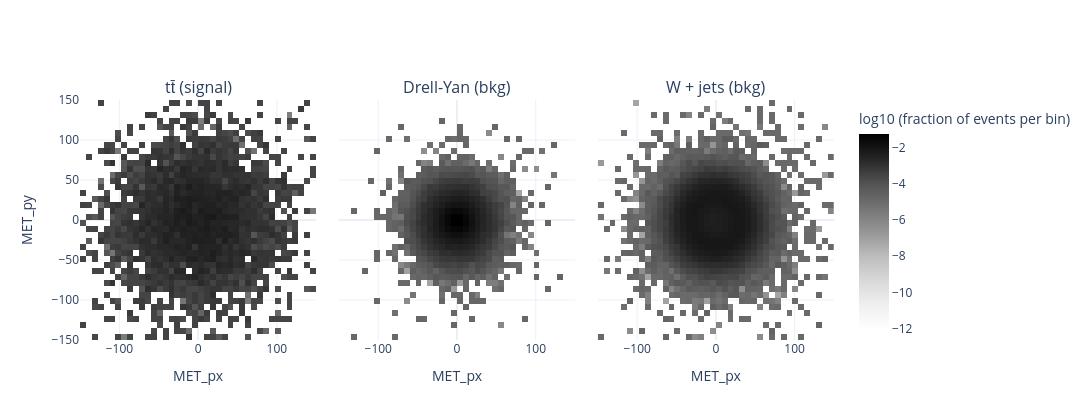

The cell this chart's notebook holds for it:
### Code cell
edges = np.linspace(-150, 150, 41)
centers = (edges[:-1] + edges[1:]) / 2
titles = [label.replace(r'$t\overline{t}$', 'tt\u0304').replace('$W$', 'W') for _, label, _ in samples]

dens = []
for d, _, _ in samples:
    contagem, _, _ = np.histogram2d(d['MET_px'], d['MET_py'], bins=[edges, edges], weights=d['EventWeight'])
    dens.append(contagem / contagem.sum())

zmax = max(np.log10(m[m > 0]).max() for m in dens)
zmin = min(np.log10(m[m > 0]).min() for m in dens)

fig = make_subplots(rows=1, cols=3, subplot_titles=titles, shared_yaxes=True, horizontal_spacing=0.03)

for col, m in enumerate(dens, start=1):
    z = np.where(m > 0, np.log10(np.where(m > 0, m, 1)), np.nan)
    fig.add_trace(
        go.Heatmap(
            x=centers, y=centers, z=z.T, zmin=zmin, zmax=zmax, colorscale='Greys',
            showscale=(col == 3), colorbar=dict(title='log10 (fraction of events per bin)'),
            hovertemplate='MET_px: %{x:.0f}<br>MET_py: %{y:.0f}<br>log10 fraction: %{z:.2f}<extra></extra>',
        ),
        row=1, col=col,
    )
    fig.update_xaxes(title_text='MET_px', tickvals=[-100, 0, 100], row=1, col=col)

fig.update_yaxes(title_text='MET_py', row=1, col=1)
fig.update_layout(width=1150, height=420)
fig.show()

### Figure 1 — Plotly figure (JSON) as saved in the notebook; plotly's stock layout.template omitted (floating-point values rounded to 4 significant figures; data arrays with more than 128 entries replaced by an {"elided": "..."} marker saying what was removed)
{"data": [{"colorbar": {"title": {"text": "log10 (fraction of events per bin)"}}, "colorscale": [[0.0, "rgb(255,255,255)"], [0.125, "rgb(240,240,240)"], [0.25, "rgb(217,217,217)"], [0.375, "rgb(189,189,189)"], [0.5, "rgb(150,150,150)"], [0.625, "rgb(115,115,115)"], [0.75, "rgb(82,82,82)"], [0.875, "rgb(37,37,37)"], [1.0, "rgb(0,0,0)"]], "hovertemplate": "MET_px: %{x:.0f}<br>MET_py: %{y:.0f}<br>log10 fraction: %{z:.2f}<extra></extra>", "showscale": false, "type": "heatmap", "x": [-146.2, -138.8, -131.2, -123.8, -116.2, -108.8, -101.2, -93.75, -86.25, -78.75, -71.25, -63.75, -56.25, -48.75, -41.25, -33.75, -26.25, -18.75, -11.25, -3.75, 3.75, 11.25, 18.75, 26.25, 33.75, 41.25, 48.75, 56.25, 63.75, 71.25, 78.75, 86.25, 93.75, 101.2, 108.8, 116.2, 123.8, 131.2, 138.8, 146.2], "xaxis": "x", "y": [-146.2, -138.8, -131.2, -123.8, -116.2, -108.8, -101.2, -93.75, -86.25, -78.75, -71.25, -63.75, -56.25, -48.75, -41.25, -33.75, -26.25, -18.75, -11.25, -3.75, 3.75, 11.25, 18.75, 26.25, 33.75, 41.25, 48.75, 56.25, 63.75, 71.25, 78.75, 86.25, 93.75, 101.2, 108.8, 116.2, 123.8, 131.2, 138.8, 146.2], "yaxis": "y", "z": {"elided": "40x40 float values"}, "zmax": -1.247, "zmin": -12.08}, {"colorbar": {"title": {"text": "log10 (fraction of events per bin)"}}, "colorscale": [[0.0, "rgb(255,255,255)"], [0.125, "rgb(240,240,240)"], [0.25, "rgb(217,217,217)"], [0.375, "rgb(189,189,189)"], [0.5, "rgb(150,150,150)"], [0.625, "rgb(115,115,115)"], [0.75, "rgb(82,82,82)"], [0.875, "rgb(37,37,37)"], [1.0, "rgb(0,0,0)"]], "hovertemplate": "MET_px: %{x:.0f}<br>MET_py: %{y:.0f}<br>log10 fraction: %{z:.2f}<extra></extra>", "showscale": false, "type": "heatmap", "x": [-146.2, -138.8, -131.2, -123.8, -116.2, -108.8, -101.2, -93.75, -86.25, -78.75, -71.25, -63.75, -56.25, -48.75, -41.25, -33.75, -26.25, -18.75, -11.25, -3.75, 3.75, 11.25, 18.75, 26.25, 33.75, 41.25, 48.75, 56.25, 63.75, 71.25, 78.75, 86.25, 93.75, 101.2, 108.8, 116.2, 123.8, 131.2, 138.8, 146.2], "xaxis": "x2", "y": [-146.2, -138.8, -131.2, -123.8, -116.2, -108.8, -101.2, -93.75, -86.25, -78.75, -71.25, -63.75, -56.25, -48.75, -41.25, -33.75, -26.25, -18.75, -11.25, -3.75, 3.75, 11.25, 18.75, 26.25, 33.75, 41.25, 48.75, 56.25, 63.75, 71.25, 78.75, 86.25, 93.75, 101.2, 108.8, 116.2, 123.8, 131.2, 138.8, 146.2], "yaxis": "y2", "z": {"elided": "40x40 float values"}, "zmax": -1.247, "zmin": -12.08}, {"colorbar": {"title": {"text": "log10 (fraction of events per bin)"}}, "colorscale": [[0.0, "rgb(255,255,255)"], [0.125, "rgb(240,240,240)"], [0.25, "rgb(217,217,217)"], [0.375, "rgb(189,189,189)"], [0.5, "rgb(150,150,150)"], [0.625, "rgb(115,115,115)"], [0.75, "rgb(82,82,82)"], [0.875, "rgb(37,37,37)"], [1.0, "rgb(0,0,0)"]], "hovertemplate": "MET_px: %{x:.0f}<br>MET_py: %{y:.0f}<br>log10 fraction: %{z:.2f}<extra></extra>", "showscale": true, "type": "heatmap", "x": [-146.2, -138.8, -131.2, -123.8, -116.2, -108.8, -101.2, -93.75, -86.25, -78.75, -71.25, -63.75, -56.25, -48.75, -41.25, -33.75, -26.25, -18.75, -11.25, -3.75, 3.75, 11.25, 18.75, 26.25, 33.75, 41.25, 48.75, 56.25, 63.75, 71.25, 78.75, 86.25, 93.75, 101.2, 108.8, 116.2, 123.8, 131.2, 138.8, 146.2], "xaxis": "x3", "y": [-146.2, -138.8, -131.2, -123.8, -116.2, -108.8, -101.2, -93.75, -86.25, -78.75, -71.25, -63.75, -56.25, -48.75, -41.25, -33.75, -26.25, -18.75, -11.25, -3.75, 3.75, 11.25, 18.75, 26.25, 33.75, 41.25, 48.75, 56.25, 63.75, 71.25, 78.75, 86.25, 93.75, 101.2, 108.8, 116.2, 123.8, 131.2, 138.8, 146.2], "yaxis": "y3", "z": {"elided": "40x40 float values"}, "zmax": -1.247, "zmin": -12.08}], "layout": {"annotations": [{"font": {"size": 16}, "showarrow": false, "text": "tt̄ (signal)", "x": 0.1567, "xanchor": "center", "xref": "paper", "y": 1.0, "yanchor": "bottom", "yref": "paper"}, {"font": {"size": 16}, "showarrow": false, "text": "Drell-Yan (bkg)", "x": 0.5, "xanchor": "center", "xref": "paper", "y": 1.0, "yanchor": "bottom", "yref": "paper"}, {"font": {"size": 16}, "showarrow": false, "text": "W + jets (bkg)", "x": 0.8433, "xanchor": "center", "xref": "paper", "y": 1.0, "yanchor": "bottom", "yref": "paper"}], "height": 420, "width": 1150, "xaxis": {"anchor": "y", "domain": [0.0, 0.3133], "tickvals": [-100, 0, 100], "title": {"text": "MET_px"}}, "xaxis2": {"anchor": "y2", "domain": [0.3433, 0.6567], "tickvals": [-100, 0, 100], "title": {"text": "MET_px"}}, "xaxis3": {"anchor": "y3", "domain": [0.6867, 1.0], "tickvals": [-100, 0, 100], "title": {"text": "MET_px"}}, "yaxis": {"anchor": "x", "domain": [0.0, 1.0], "title": {"text": "MET_py"}}, "yaxis2": {"anchor": "x2", "domain": [0.0, 1.0], "matches": "y", "showticklabels": false}, "yaxis3": {"anchor": "x3", "domain": [0.0, 1.0], "matches": "y", "showticklabels": false}}}
